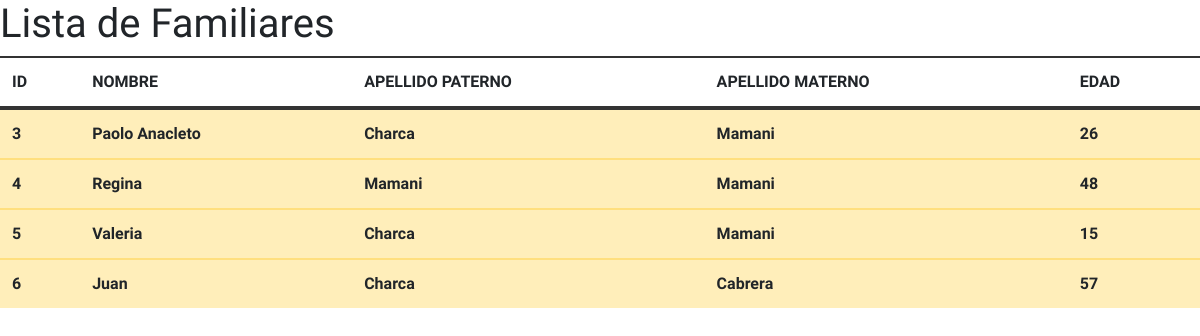
The page / on the database its author committed.
### familiares/models.py (models this page shows, shortened)
class Familiares(models.Model):
    nombre = models.CharField(max_length=50)
    apellido_parterno = models.CharField(max_length=50)
    apellido_materno = models.CharField(max_length=50)
    fecha_nacimiento = models.DateTimeField()
    edad_actual: datetime
    def obtener_edad(self):
        edad_obtenida = datetime.now(tz=timezone.utc) - self.fecha_nacimiento
        self.edad_actual = round(edad_obtenida.days / 365)

### familiares/views.py (the view)
# urls.py: path('', views.vista_familiares)
def vista_familiares(request):
    familiares = models.Familiares.objects.all()
    for familiar in familiares:
        familiar.obtener_edad()
    context = {
        'familiares': familiares,
        'titulo' : 'Familiares'
    }
    return render(request, 'lista_familiares.html', context )

### familiares/templates/lista_familiares.html
{% extends 'base.html' %}
{% block content %}
    <h1>Lista de {{ titulo }}</h1>
        <table class="table table-hover">
            <thead>
              <tr>
                <th scope="col">ID</th>
                <th scope="col">NOMBRE</th>
                <th scope="col">APELLIDO PATERNO</th>
                <th scope="col">APELLIDO MATERNO</th>
                <th scope="col">EDAD</th>
              </tr>
            </thead>
            <tbody>
                {% for familiar in familiares %}
              <tr class="table-warning">
                <th scope="row">{{ familiar.id }}</th>
                <td>{{ familiar.nombre }}</td>
                <td>{{ familiar.apellido_parterno }}</td>
                <td>{{ familiar.apellido_materno }}</td>
                <td>{{ familiar.edad_actual }}</td>
            </tr>
            {% endfor %}
            </tbody>
          </table>
{% endblock content %}

### familiares/templates/base.html (shortened to what this page needs)
<!DOCTYPE html>
<html lang="en">
<head>
    <link rel="stylesheet" href="https://cdn.jsdelivr.net/npm/bootswatch@4.5.2/dist/sketchy/bootstrap.min.css">
</head>
<body>
    {% block content %}
    {% endblock content %}
</body>
</html>

### rows shown on the page
Familiares: id "3", nombre "Paolo Anacleto", apellido_parterno "Charca", apellido_materno "Mamani", edad_actual "26"
Familiares: id "4", nombre "Regina", apellido_parterno "Mamani", apellido_materno "Mamani", edad_actual "48"
Familiares: id "5", nombre "Valeria", apellido_parterno "Charca", apellido_materno "Mamani", edad_actual "15"
Familiares: id "6", nombre "Juan", apellido_parterno "Charca", apellido_materno "Cabrera", edad_actual "57"

### other values the page prints
{{ titulo }} "Familiares"
